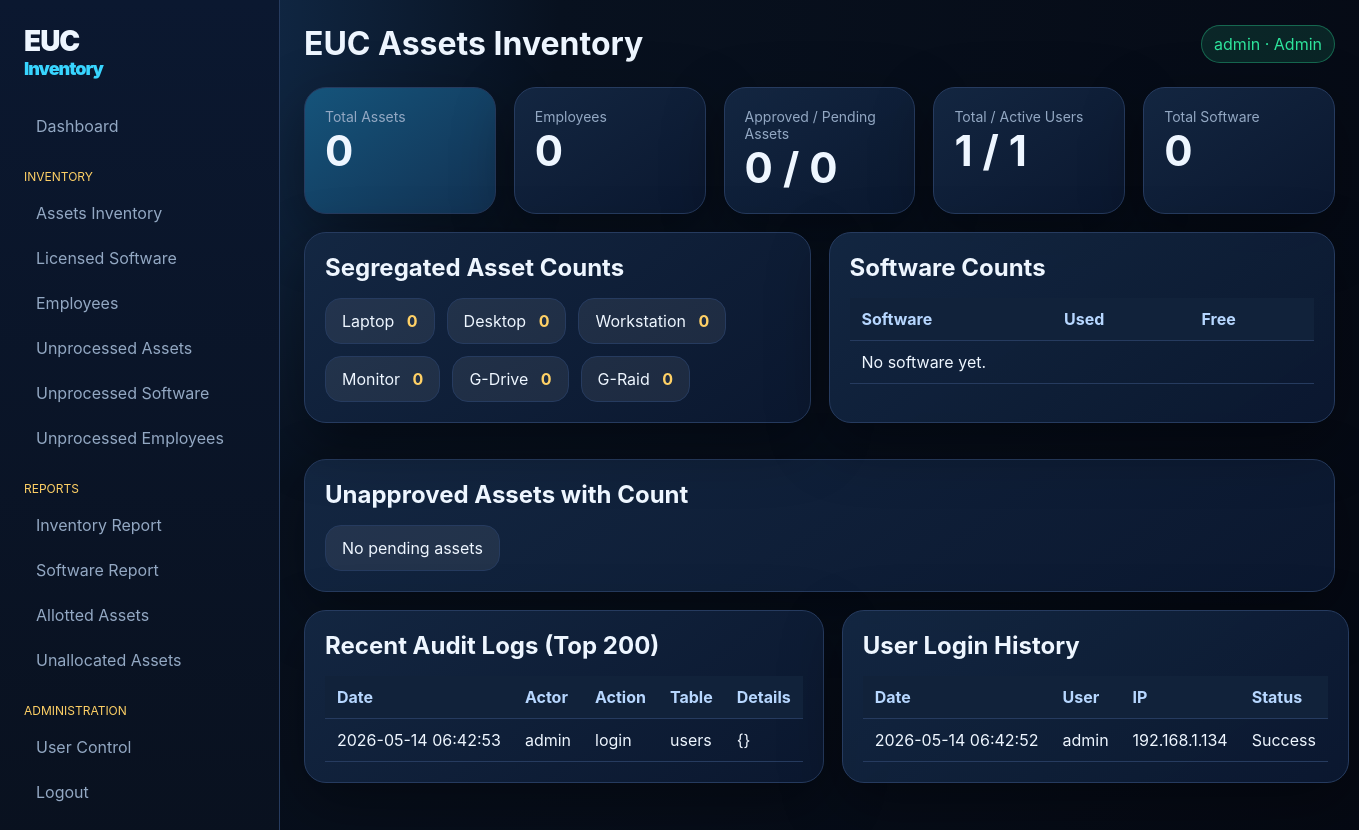
The page / (signed in) on the database its author committed.
### tables this page shows
CREATE TABLE users (
        id INTEGER PRIMARY KEY AUTOINCREMENT, username TEXT UNIQUE NOT NULL, password_hash TEXT NOT NULL,
        role TEXT NOT NULL DEFAULT 'Viewer', status TEXT NOT NULL DEFAULT 'Active', disabled INTEGER NOT NULL DEFAULT 0,
        last_login TEXT, last_ip TEXT, created_at TEXT NOT NULL
    );

CREATE TABLE audit_logs (id INTEGER PRIMARY KEY AUTOINCREMENT, actor TEXT, action TEXT, table_name TEXT, record_id INTEGER, details TEXT, ip TEXT, created_at TEXT NOT NULL);

CREATE TABLE login_history (id INTEGER PRIMARY KEY AUTOINCREMENT, username TEXT, ip TEXT, status TEXT, created_at TEXT NOT NULL);

### app.py (the view)
@app.route("/")
@login_required
def dashboard():
    conn = db()
    asset_total = conn.execute("SELECT COUNT(*) c FROM assets").fetchone()["c"]
    employee_total = conn.execute("SELECT COUNT(*) c FROM employees").fetchone()["c"]
    software_total = conn.execute("SELECT COUNT(*) c FROM software").fetchone()["c"]
    active_users = conn.execute("SELECT COUNT(*) c FROM users WHERE disabled=0 AND status='Active'").fetchone()["c"]
    total_users = conn.execute("SELECT COUNT(*) c FROM users").fetchone()["c"]
    counts = {t: conn.execute("SELECT COUNT(*) c FROM assets WHERE asset_type=?", (t,)).fetchone()["c"] for t in ASSET_TYPES}
    approved = conn.execute("SELECT COUNT(*) c FROM assets WHERE approved=1").fetchone()["c"]
    pending = conn.execute("SELECT COUNT(*) c FROM unprocessed_assets WHERE approval_status='Pending'").fetchone()["c"]
    software = conn.execute("SELECT *, MAX(CAST(number_of_licenses AS INTEGER)-used_count,0) free_count FROM software ORDER BY software_name").fetchall()
    unapproved = conn.execute("SELECT asset_type, COUNT(*) c FROM unprocessed_assets WHERE approval_status='Pending' GROUP BY asset_type").fetchall()
    logs = conn.execute("SELECT * FROM audit_logs ORDER BY id DESC LIMIT 200").fetchall()
    logins = conn.execute("SELECT * FROM login_history ORDER BY id DESC LIMIT 200").fetchall()
    conn.close()
    return render_template("dashboard.html", asset_total=asset_total, employee_total=employee_total, software_total=software_total,
                           active_users=active_users, total_users=total_users, counts=counts, approved=approved, pending=pending,
                           software=software, unapproved=unapproved, logs=logs, logins=logins)

### app.py (called while the page is built)
def db() -> sqlite3.Connection:
    conn = sqlite3.connect(DB_PATH)
    conn.row_factory = sqlite3.Row
    return conn

def current_user() -> sqlite3.Row | None:
    uid = session.get("user_id")
    if not uid:
        return None
    conn = db()
    user = conn.execute("SELECT * FROM users WHERE id=? AND disabled=0", (uid,)).fetchone()
    conn.close()
    return user

@app.context_processor
def inject_globals() -> dict[str, Any]:
    return {"user": current_user(), "labels": LABELS, "asset_types": ASSET_TYPES}

def login_required(view):
    @wraps(view)
    def wrapper(*args, **kwargs):
        if not current_user():
            return redirect(url_for("login"))
        return view(*args, **kwargs)
    return wrapper

### templates/dashboard.html
{% extends 'base.html' %}{% block content %}
<section class="cards">
  <div class="card hero"><span>Total Assets</span><strong>{{ asset_total }}</strong></div>
  <div class="card"><span>Employees</span><strong>{{ employee_total }}</strong></div>
  <div class="card"><span>Approved / Pending Assets</span><strong>{{ approved }} / {{ pending }}</strong></div>
  <div class="card"><span>Total / Active Users</span><strong>{{ total_users }} / {{ active_users }}</strong></div>
  <div class="card"><span>Total Software</span><strong>{{ software_total }}</strong></div>
</section>
<section class="grid-2">
  <div class="panel"><h2>Segregated Asset Counts</h2><div class="chips">{% for name, count in counts.items() %}<span>{{ name }} <b>{{ count }}</b></span>{% endfor %}</div></div>
  <div class="panel"><h2>Software Counts</h2><div class="table-wrap"><table><thead><tr><th>Software</th><th>Used</th><th>Free</th></tr></thead><tbody>{% for s in software %}<tr><td>{{ s.software_name }}</td><td>{{ s.used_count }}</td><td>{{ s.free_count }}</td></tr>{% else %}<tr><td colspan="3">No software yet.</td></tr>{% endfor %}</tbody></table></div></div>
</section>
<section class="panel"><h2>Unapproved Assets with Count</h2><div class="chips">{% for row in unapproved %}<span>{{ row.asset_type or 'Unknown' }} <b>{{ row.c }}</b></span>{% else %}<span>No pending assets</span>{% endfor %}</div></section>
<section class="grid-2"><div class="panel"><h2>Recent Audit Logs (Top 200)</h2><div class="table-wrap small"><table><thead><tr><th>Date</th><th>Actor</th><th>Action</th><th>Table</th><th>Details</th></tr></thead><tbody>{% for l in logs %}<tr><td>{{ l.created_at }}</td><td>{{ l.actor }}</td><td>{{ l.action }}</td><td>{{ l.table_name }}</td><td>{{ l.details }}</td></tr>{% endfor %}</tbody></table></div></div><div class="panel"><h2>User Login History</h2><div class="table-wrap small"><table><thead><tr><th>Date</th><th>User</th><th>IP</th><th>Status</th></tr></thead><tbody>{% for l in logins %}<tr><td>{{ l.created_at }}</td><td>{{ l.username }}</td><td>{{ l.ip }}</td><td>{{ l.status }}</td></tr>{% endfor %}</tbody></table></div></div></section>
{% endblock %}

### templates/base.html (shortened to what this page needs)
<!doctype html>
<html lang="en">
<head>
  <link rel="stylesheet" href="{{ url_for('static', filename='css/style.css') }}">
</head>
<body>
  <aside class="sidebar">
    <div class="brand">EUC<span>Inventory</span></div>
    {% if user %}
    <nav>
      <a href="{{ url_for('dashboard') }}">Dashboard</a>
      <div class="nav-title">Inventory</div>
      <a href="{{ url_for('inventory', kind='assets') }}">Assets Inventory</a>
      <a href="{{ url_for('inventory', kind='software') }}">Licensed Software</a>
      <a href="{{ url_for('inventory', kind='employees') }}">Employees</a>
      <a href="{{ url_for('inventory', kind='unprocessed-assets') }}">Unprocessed Assets</a>
      <a href="{{ url_for('inventory', kind='unprocessed-software') }}">Unprocessed Software</a>
      <a href="{{ url_for('inventory', kind='unprocessed-employees') }}">Unprocessed Employees</a>
      <div class="nav-title">Reports</div>
      <a href="{{ url_for('report', name='inventory') }}">Inventory Report</a>
      <a href="{{ url_for('report', name='software') }}">Software Report</a>
      <a href="{{ url_for('report', name='allotted') }}">Allotted Assets</a>
      <a href="{{ url_for('report', name='unallocated') }}">Unallocated Assets</a>
      {% if user.role == 'Admin' %}<div class="nav-title">Administration</div><a href="{{ url_for('admin') }}">User Control</a>{% endif %}
      <a href="{{ url_for('logout') }}">Logout</a>
    </nav>
    {% endif %}
  </aside>
  <main class="content">
    <header class="topbar">
      <h1>{{ title or 'EUC Assets Inventory' }}</h1>
      {% if user %}<div class="user-pill">{{ user.username }} · {{ user.role }}</div>{% endif %}
    </header>
    {% block content %}{% endblock %}
  </main>
</body>
</html>

### static/css/style.css (style rules this page uses)
:root { --bg:#08111f;--panel:#101d32;--panel2:#142844;--line:#263b5f;--text:#eef6ff;--muted:#93a8c3;--brand:#38d5ff;--gold:#ffd166;--green:#2ee59d;--red:#ff5c7a;--shadow:0 20px 60px rgba(0,0,0,.35) }
* { box-sizing:border-box }
body { margin:0;background:radial-gradient(circle at top left,#173a63 0,#08111f 35%,#050913 100%);color:var(--text);font-family:Inter,Segoe UI,Arial,sans-serif }
.sidebar { position:fixed;inset:0 auto 0 0;width:280px;background:linear-gradient(180deg,#0b1830,#09111f);border-right:1px solid var(--line);padding:24px;overflow:auto }
.brand { font-size:28px;font-weight:900;letter-spacing:-1px;margin-bottom:26px }
.brand span { display:block;color:var(--brand);font-size:18px }
.nav-title { color:var(--gold);font-size:12px;text-transform:uppercase;margin:22px 0 8px }
nav a { display:block;color:var(--muted);text-decoration:none;padding:11px 12px;border-radius:12px;margin:3px 0 }
.content { margin-left:280px;min-height:100vh;padding:24px }
.topbar { display:flex;align-items:center;justify-content:space-between;gap:16px;margin-bottom:24px }
.topbar h1 { margin:0;font-size:32px }
.user-pill,.count { background:rgba(46,229,157,.12);border:1px solid rgba(46,229,157,.35);color:var(--green);padding:8px 12px;border-radius:999px }
.cards { display:grid;grid-template-columns:repeat(5,minmax(160px,1fr));gap:18px;margin-bottom:18px }
.card,.panel { background:linear-gradient(145deg,rgba(20,40,68,.92),rgba(11,24,48,.96));border:1px solid var(--line);box-shadow:var(--shadow);border-radius:22px;padding:20px }
.card span { display:block;color:var(--muted);font-size:14px }
.card strong { font-size:42px }
.card.hero { background:linear-gradient(145deg,#15547b,#123152) }
.grid-2 { display:grid;grid-template-columns:1fr 1fr;gap:18px;margin-bottom:18px }
.panel { margin-bottom:18px }
.panel h2 { margin:0 0 16px }
.chips { display:flex;flex-wrap:wrap;gap:12px }
.chips span { background:rgba(255,255,255,.07);border:1px solid var(--line);padding:12px 16px;border-radius:16px }
.chips b { color:var(--gold);margin-left:8px }
.table-wrap { overflow:auto;max-height:70vh }
.table-wrap.small { max-height:360px }
table { width:100%;border-collapse:collapse;white-space:nowrap }
th,td { padding:11px 12px;border-bottom:1px solid var(--line);text-align:left;vertical-align:top }
th { position:sticky;top:0;background:#11223a;color:#b7d7ff;z-index:1 }

### rows shown on the page
users: username "admin", role "Admin"
audit_logs: created_at "2026-05-14 06:42:53", actor "admin", action "login", table_name "users", details "{}"
login_history: created_at "2026-05-14 06:42:52", username "admin", ip "192.168.1.134", status "Success"

### other values the page prints
{{ title or 'EUC Assets Inventory' }} "EUC Assets Inventory"
{{ asset_total }} "0"
{{ employee_total }} "0"
{{ approved }} "0"
{{ pending }} "0"
{{ total_users }} "1"
{{ active_users }} "1"
{{ software_total }} "0"
{{ name }} "Laptop" "Desktop" "Workstation" "Monitor" "G-Drive" "G-Raid"
{{ count }} "0" "0" "0" "0" "0" "0"
